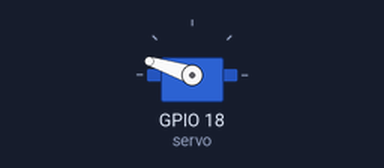
The program below on a simulated Raspberry Pi (BCM pin numbers). On the bench: servo. Servo angles are drawn from the pulse width (0.5 ms = 0°, 2.5 ms = 180°).

Above: at 0.05 s.
At 3.0 s:
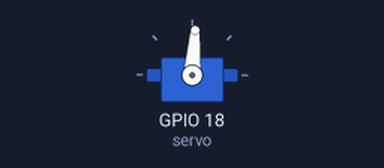
At 6.0 s:
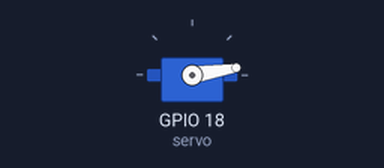
Timing chart, 0 to 7.8 s (numbered marks = the images above):
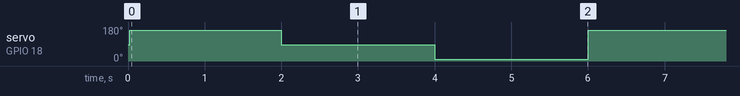

The program:

servo1.py
```python
from gpiozero import AngularServo
from time import sleep

servo = AngularServo(18, min_pulse_width=0.0006, max_pulse_width=0.0023)

while (True):
    servo.angle = 90
    sleep(2)
    servo.angle = 0
    sleep(2)
    servo.angle = -90
    sleep(2)
```

Measured:
- by itself, servo on GPIO 18 (servo): repeats every 6.0 s: 86° 2.0 s, 9° 2.0 s, 162° 2.0 s
